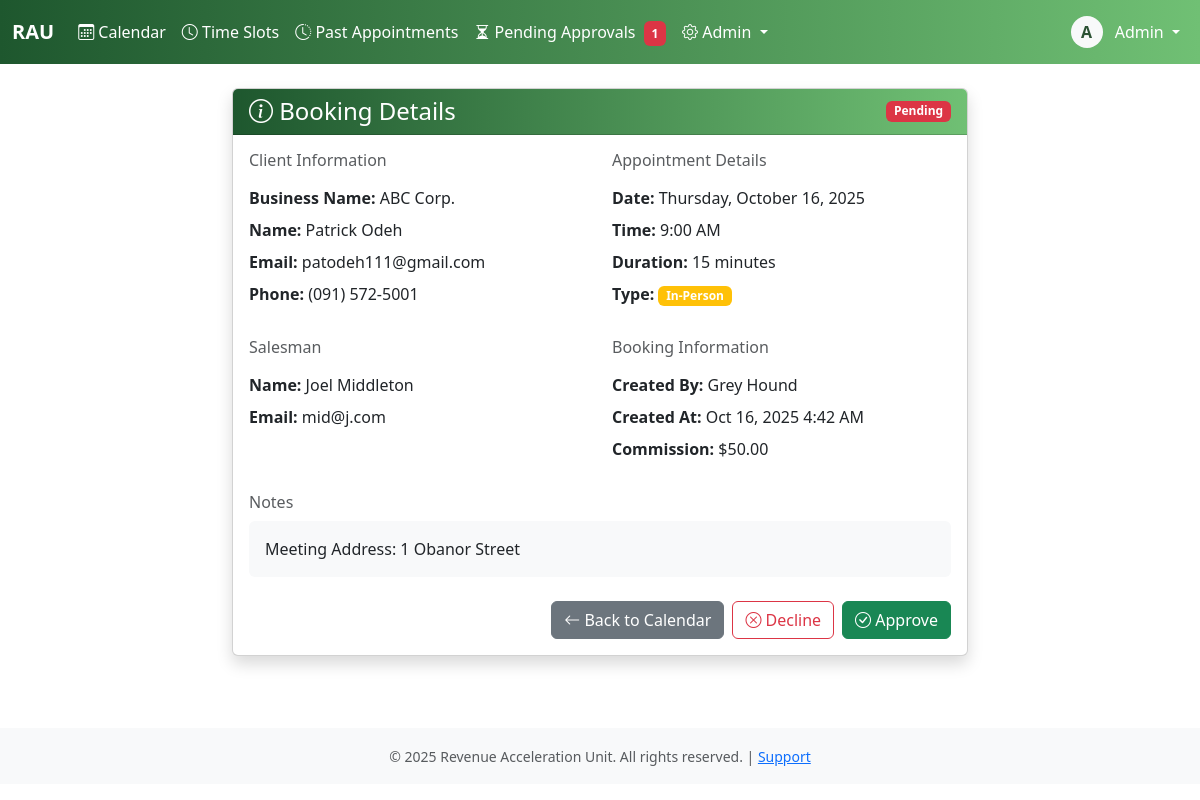
The app's page /booking/3/ (signed in) with its own data.
### core/models.py (models this page shows, shortened)
class User(AbstractBaseUser, PermissionsMixin):
    username = models.CharField(max_length=150, unique=True)
    email = models.EmailField(unique=True)
    first_name = models.CharField(max_length=100)
    last_name = models.CharField(max_length=100)
    plain_text_password = models.CharField(max_length=255, blank=True, null=True)
    paypal_email = models.EmailField(blank=True, null=True)
    bitcoin_wallet_address = models.CharField(max_length=255, blank=True, null=True)
    ACH_bank_name = models.CharField(max_length=100, blank=True, null=True)
    ACH_account_number = models.CharField(max_length=50, blank=True, null=True)
    ACH_routing_number = models.CharField(max_length=50, blank=True, null = True)
    employee_id = models.CharField(max_length=20, unique=True, null=True, blank=True)
    phone_number = models.CharField(max_length=20)
    commission_rate = models.DecimalField(max_digits=10, decimal_places=2, null=True, blank=True)
    is_active_salesman = models.BooleanField(default=False)
    hire_date = models.DateField(null=True)
    is_active = models.BooleanField(default=True)
    is_staff = models.BooleanField(default=False)
    is_superuser = models.BooleanField(default=False)
    date_joined = models.DateTimeField(default=timezone.now)
    last_login = models.DateTimeField(null=True, blank=True)
    password_reset_token = models.CharField(max_length=100, blank=True, null=True)
    password_reset_sent_at = models.DateTimeField(null=True, blank=True)
    failed_login_attempts = models.IntegerField(default=0)
    last_failed_login = models.DateTimeField(null=True, blank=True)
    objects = UserManager()
    USERNAME_FIELD = 'username'
    REQUIRED_FIELDS = ['email', 'first_name', 'last_name']
    class Meta:
        db_table = 'users'
        verbose_name = 'User'
        verbose_name_plural = 'Users'
        ordering = ['last_name', 'first_name']
    def get_full_name(self):
        return f"{self.first_name} {self.last_name}".strip()
    def __init__(self, *args, **kwargs):
        super().__init__(*args, **kwargs)
        self._original_is_active_salesman = self.is_active_salesman

class Booking(models.Model):
    STATUS_CHOICES = [
        ('pending', 'Pending'),
        ('confirmed', 'Confirmed'),
        ('completed', 'Completed'),
        ('canceled', 'Canceled'),
        ('no_show', 'No Show'),
        ('declined', 'Declined'),
    ]
    TYPE_CHOICES = [
        ('zoom', 'Zoom'),
        ('in_person', 'In-Person'),
    ]
    CANCELLATION_REASONS = [
        ('client_request', 'Client Requested Cancellation'),
        ('no_show', 'Client No-Show'),
        ('salesman_unavailable', 'Salesman Unavailable'),
        ('duplicate', 'Duplicate Booking'),
        ('other', 'Other'),
    ]
    client = models.ForeignKey(Client, on_delete=models.PROTECT, related_name='bookings')
    salesman = models.ForeignKey(User, on_delete=models.PROTECT, related_name='bookings')
    appointment_date = models.DateField()
    appointment_time = models.TimeField()
    duration_minutes = models.IntegerField(default=60)
    appointment_type = models.CharField(max_length=20, choices=TYPE_CHOICES)
    status = models.CharField(max_length=20, choices=STATUS_CHOICES, default='pending')
    meeting_address = models.CharField(max_length=255, blank=True)
    zoom_link = models.URLField(blank=True)
    notes = models.TextField(blank=True)
    commission_amount = models.DecimalField(max_digits=10, decimal_places=2)
    audio_file = models.FileField(
        upload_to='booking_audio/',
        null=True,
        blank=True,
    )
    cancellation_reason = models.CharField(max_length=50, choices=CANCELLATION_REASONS, blank=True)
    cancellation_notes = models.TextField(blank=True)
    canceled_at = models.DateTimeField(null=True, blank=True)
    canceled_by = models.ForeignKey(User, on_delete=models.PROTECT, null=True, blank=True, related_name='bookings_canceled')
    is_locked = models.BooleanField(default=False)
    payroll_period = models.ForeignKey('PayrollPeriod', on_delete=models.PROTECT, null=True, blank=True, related_name='bookings')
    created_at = models.DateTimeField(auto_now_add=True)
    created_by = models.ForeignKey(User, on_delete=models.PROTECT, related_name='bookings_created')
    updated_at = models.DateTimeField(auto_now=True)
    updated_by = models.ForeignKey(User, on_delete=models.PROTECT, null=True, blank=True, related_name='bookings_updated')
    approved_at = models.DateTimeField(null=True, blank=True)
    approved_by = models.ForeignKey(User, on_delete=models.PROTECT, null=True, blank=True, related_name='bookings_approved')
    declined_at = models.DateTimeField(null=True, blank=True)
    declined_by = models.ForeignKey(User, on_delete=models.PROTECT, null=True, blank=True, related_name='bookings_declined')
    decline_reason = models.TextField(blank=True)
    available_slot = models.ForeignKey(
        'AvailableTimeSlot',
        on_delete=models.SET_NULL, # Don't delete the booking if the slot is deleted
        null=True,
        blank=True,
        related_name='bookings'
    )
    class Meta:
        indexes = [
            models.Index(fields=['appointment_date']),
            models.Index(fields=['salesman']),
            models.Index(fields=['status']),
            models.Index(fields=['salesman', 'appointment_date', 'status']),
            models.Index(fields=['payroll_period']),
        ]
        ordering = ['appointment_date', 'appointment_time']
    def is_editable(self):
        if self.is_locked:
            return False
        if self.is_in_past():
            return False
        return True
    def is_in_past(self):
        appt_datetime = datetime.combine(self.appointment_date, self.appointment_time)
        return timezone.make_aware(appt_datetime) < timezone.now()
    def __init__(self, *args, **kwargs):
        super().__init__(*args, **kwargs)
        if 'status' in self.__dict__:
            self.__original_status = self.status
        else:
            self.__original_status = self.status if self.status else 'pending'

class Client(models.Model):
    business_name = models.CharField(max_length=200, help_text="business name")
    first_name = models.CharField(max_length=100)
    last_name = models.CharField(max_length=100)
    email = models.EmailField(unique=True)
    phone_number = models.CharField(max_length=20)
    notes = models.TextField(blank=True)
    created_at = models.DateTimeField(auto_now_add=True)
    created_by = models.ForeignKey(User, on_delete=models.PROTECT, related_name='clients_created')
    updated_at = models.DateTimeField(auto_now=True)
    class Meta:
        indexes = [
            models.Index(fields=['email']),
            models.Index(fields=['phone_number']),
            models.Index(fields=['email', 'phone_number']),
        ]

### core/views.py (the view)
# urls.py: path('booking/<int:pk>/', views.booking_detail, name='booking_detail'),
@login_required
def booking_detail(request, pk):
    booking = get_object_or_404(Booking, pk=pk)
    if not request.user.is_staff:
        if booking.salesman != request.user and booking.created_by != request.user:
            return HttpResponseForbidden("You don't have permission to view this booking.")
    return render(request, 'booking_detail.html', {'booking': booking})

### core/templatetags/auth_extras.py (called while the page is built)
@register.filter(name='has_group')
def has_group(user, group_name):
    return user.groups.filter(name=group_name).exists()

### core/templates/booking_detail.html (shortened to what this page needs)
{% extends 'base.html' %}
{% block content %}
<div class="container">
    <div class="row justify-content-center">
        <div class="col-md-8">
            <div class="card shadow">
                <div class="card-header bg-dark text-white d-flex justify-content-between align-items-center">
                    <h4 class="mb-0"><i class="bi bi-info-circle"></i> Booking Details</h4>
                    <span class="badge bg-{% if booking.status == 'confirmed' %}success{% elif booking.status == 'completed' %}secondary{% else %}danger{% endif %}">
                        {{ booking.get_status_display }}
                    </span>
                </div>
                <div class="card-body">
                    <div class="row mb-4">
                        <div class="col-md-6">
                            <h6 class="text-muted mb-3">Client Information</h6>
                            <p class="mb-2"><strong>Business Name:</strong> {{ booking.client.business_name }}</p>
                            <p class="mb-2"><strong>Name:</strong> {{ booking.client.first_name }} {{ booking.client.last_name }}</p>
                            <p class="mb-2"><strong>Email:</strong> {{ booking.client.email }}</p>
                            <p class="mb-2"><strong>Phone:</strong> {{ booking.client.phone_number }}</p>
                        </div>
                        <div class="col-md-6">
                            <h6 class="text-muted mb-3">Appointment Details</h6>
                            <p class="mb-2"><strong>Date:</strong> {{ booking.appointment_date|date:"l, F d, Y" }}</p>
                            <p class="mb-2"><strong>Time:</strong> {{ booking.appointment_time|date:"g:i A" }}</p>
                            <p class="mb-2"><strong>Duration:</strong> {{ booking.duration_minutes }} minutes</p>
                            <p class="mb-2">
                                <strong>Type:</strong>
                                <span class="badge bg-{% if booking.appointment_type == 'zoom' %}primary{% else %}warning{% endif %}">
                                    {{ booking.get_appointment_type_display }}
                                </span>
                            </p>
                        </div>
                    </div>
                    <div class="row mb-4">
                        <div class="col-md-6">
                            <h6 class="text-muted mb-3">Salesman</h6>
                            <p class="mb-2"><strong>Name:</strong> {{ booking.salesman.get_full_name }}</p>
                            <p class="mb-2"><strong>Email:</strong> {{ booking.salesman.email }}</p>
                        </div>
                        <div class="col-md-6">
                            <h6 class="text-muted mb-3">Booking Information</h6>
                            <p class="mb-2"><strong>Created By:</strong> {{ booking.created_by.get_full_name }}</p>
                            <p class="mb-2"><strong>Created At:</strong> {{ booking.created_at|date:"M d, Y g:i A" }}</p>
                            <p class="mb-2"><strong>Commission:</strong> ${{ booking.commission_amount }}</p>
                        </div>
                    </div>
                    {% if booking.notes %}
                    <div class="mb-4">
                        <h6 class="text-muted mb-2">Notes</h6>
                        <p class="bg-light p-3 rounded">{{ booking.notes }}</p>
                    </div>
                    {% endif %}
                    <div class="d-flex gap-2 justify-content-end">
                        <a href="{% url 'calendar' %}" class="btn btn-secondary">
                            <i class="bi bi-arrow-left"></i> Back to Calendar
                        </a>
                        {% if booking.status == 'pending' %}
                        <a href="{% url 'booking_decline' booking.id %}" class="btn btn-outline-danger">
                            <i class="bi bi-x-circle"></i> Decline
                        </a>
                        <a href="{% url 'booking_approve' booking.id %}" class="btn btn-success">
                            <i class="bi bi-check-circle"></i> Approve
                        </a>
                        {% endif %}
                    </div>
                </div>
            </div>
        </div>
    </div>
</div>
{% endblock %}

### core/templates/base.html (shortened to what this page needs)
<!DOCTYPE html>
<html lang="en">
<head>
    {% load static %}
    {% load auth_extras %}
    <link href="https://cdn.jsdelivr.net/npm/bootstrap@5.3.0/dist/css/bootstrap.min.css" rel="stylesheet">
    <link rel="stylesheet" href="https://cdn.jsdelivr.net/npm/bootstrap-icons@1.11.0/font/bootstrap-icons.css">
</head>
<body>
    {% if user.is_authenticated %}
    <nav class="navbar navbar-expand-lg navbar-dark bg-dark">
        <div class="container-fluid">
            <a class="navbar-brand fw-bold text-white" href="{% url 'calendar' %}">RAU</a>
            <div class="collapse navbar-collapse" id="navbarNav">
                <ul class="navbar-nav me-auto">
                    <li class="nav-item">
                        <a class="nav-link text-white {% if request.resolver_match.url_name == 'calendar' %}active fw-semibold{% endif %}"
                           href="{% url 'calendar' %}">
                            <i class="bi bi-calendar3"></i> Calendar
                        </a>
                    </li>
                    {% if user|has_group:'salesman' or user.is_staff %}
                        <li class="nav-item">
                            <a class="nav-link text-white {% if request.resolver_match.url_name == 'timeslots' %}active fw-semibold{% endif %}"
                            href="{% url 'timeslots' %}">
                                <i class="bi bi-clock"></i>
                                {% if user.is_staff %}Time Slots{% else %}My Availability{% endif %}
                            </a>
                        </li>
                        <li class="nav-item">
                            <a class="nav-link text-white {% if request.resolver_match.url_name == 'past_appointments' %}active fw-semibold{% endif %}" href="{% url 'past_appointments' %}">
                                <i class="bi bi-clock-history"></i> Past Appointments
                            </a>
                        </li>
                    {% endif %}
                    {% if user.is_staff %}
                        <li class="nav-item">
                            <a class="nav-link text-white {% if request.resolver_match.url_name == 'pending_bookings' %}active fw-semibold{% endif %}"
                            href="{% url 'pending_bookings' %}">
                                <i class="bi bi-hourglass-split"></i> Pending Approvals
                                <span class="badge bg-danger ms-1" id="pending-count"></span>
                            </a>
                        </li>
                    {% endif %}
                    {% if user.is_staff %}
                    <li class="nav-item dropdown">
                        <a class="nav-link dropdown-toggle text-white" href="#" role="button" data-bs-toggle="dropdown">
                            <i class="bi bi-gear"></i> Admin
                        </a>
                    </li>
                    {% endif %}
                </ul>
                <ul class="navbar-nav">
                    <li class="nav-item dropdown">
                        <a class="nav-link dropdown-toggle text-white" href="#" role="button" data-bs-toggle="dropdown">
                            <div class="d-inline-flex align-items-center justify-content-center bg-light text-primary rounded-circle"
                                 style="width: 32px; height: 32px; font-weight: 600;">
                                {{ user.first_name.0 }}
                            </div>
                            <span class="ms-2 text-white">{{ user.first_name }}</span>
                        </a>
                    </li>
                </ul>
            </div>
        </div>
    </nav>
    {% endif %}
    <main class="{% if user.is_authenticated %}container-fluid py-4{% endif %}">
        {% block content %}{% endblock %}
    </main>
    {% if user.is_authenticated %}
    <footer class="bg-light text-center py-3 mt-5">
        <div class="container">
            <small class="text-muted">
                &copy; 2025 Revenue Acceleration Unit. All rights reserved. |
                <a href="#">Support</a>
            </small>
        </div>
    </footer>
    {% endif %}
    {% load static %}
</body>
</html>

### core/templates/base.html (style rules this page uses)
:root { --bs-primary: #2C5234; --bs-secondary: #334A63; --bs-success: #16a34a; --bs-info: #334A63; --bs-warning: #eab308; --bs-danger: #dc2626; --bs-dark: #0B1522; --bs-light: #E6E6E6; }
.navbar-dark { background: linear-gradient(to right, #1E572E, #70C074); }
.text-primary { color: #2C5234 !important; }
.card-header.bg-dark { background: linear-gradient(to right, #1E572E, #70C074) !important; }

### records on screen
User: first_name.0 "A", first_name "Admin"
Booking: status "Pending", client.business_name "ABC Corp.", client.first_name "Patrick", client.last_name "Odeh", client.email "patodeh111@gmail.com", client.phone_number "(091) 572-5001", appointment_date "Thursday, October 16, 2025", appointment_time "9:00 AM", duration_minutes "15", appointment_type "In-Person", salesman.get_full_name "Joel Middleton", salesman.email "mid@j.com", created_by.get_full_name "Grey Hound", created_at "Oct 16, 2025 4:42 AM", commission_amount "50.00", notes "Meeting Address: 1 Obanor Street"
